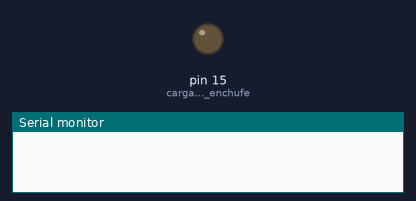
Bench run of a sketch on a simulated Arduino Uno, built with avr-gcc and run on an emulated ATmega328P. Parts: output pins drawn as LEDs (lit = HIGH), the last lines printed to the serial monitor. Dashed ring = blinking.

Above: at 1.0 s.
At 2.5 s:
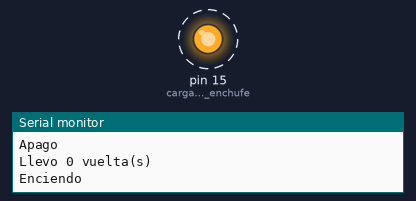
Timing chart, 0 to 4.6 s (numbered marks = the images above):
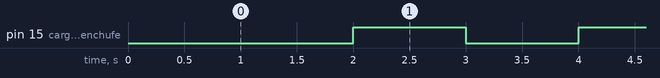

Measured:
- by itself, pin 15 (carga_actuador_enchufe): alternates HIGH for 1.0 s and LOW for 1.0 s

The sketch:

P0.Actuador_enchufe.ino
```cpp
const bool ENCENDIDO = HIGH;
const bool APAGADO = LOW;
const long interval = 1000;  // interval at which to blink (milliseconds)
const int carga_actuador_enchufe = 15; // Nº del pin que se quiere usar como salida

int estado_carga_actuador_enchufe = ENCENDIDO;
unsigned long previousMillis = 0;  // unsigned para variables que guardan tiempo
int vueltas;

void setup()
{
	pinMode(carga_actuador_enchufe, OUTPUT);
	Serial.begin(115200);
	vueltas=0;
}

void loop()
{
unsigned long currentMillis = millis();

if (currentMillis - previousMillis >= interval) {
    Serial.println("Llevo "+String(vueltas)+" vuelta(s)");
    previousMillis = currentMillis; // save the last time you blinked the LED

    if (estado_carga_actuador_enchufe == APAGADO) {
      estado_carga_actuador_enchufe = ENCENDIDO;

      Serial.println("Enciendo ");
      vueltas++;
    } else {
      estado_carga_actuador_enchufe = APAGADO;
      Serial.println("Apago\n");
    }
    digitalWrite(carga_actuador_enchufe, estado_carga_actuador_enchufe);

  }
}
```
